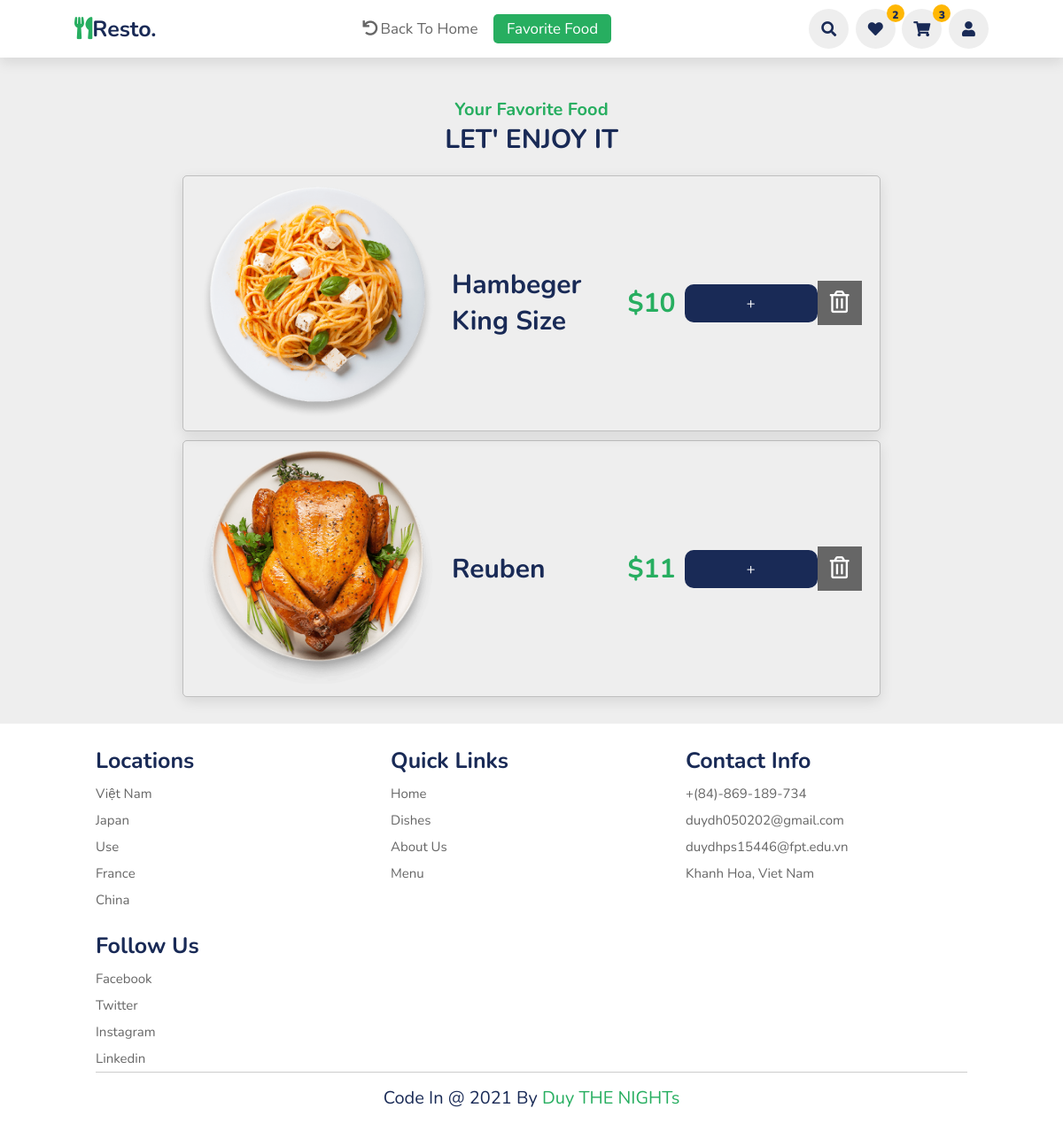
Screenshot of /site/favorite/index.php (signed in) with the database file from the repository.
### tables this page shows
CREATE TABLE `favorite` (
  `favorite_id` int(11) NOT NULL,
  `cus_id` int(11) NOT NULL,
  `food_id` int(11) NOT NULL
);

CREATE TABLE `food` (
  `food_id` int(11) NOT NULL,
  `food_name` varchar(255) NOT NULL,
  `cat_id` int(11) NOT NULL,
  `food_des` varchar(255) NOT NULL,
  `food_price` float NOT NULL,
  `food_image_url` varchar(255) NOT NULL,
  `food_views` int(10) DEFAULT 0
);

### site/index.php (called while the page is built, shortened)
<?php
    include $VIEW_NAME;
?>

### site/favorite/index.php (called while the page is built, shortened)
<?php
    require "../../global.php";
    require "../../dao/pdo.php";
    require "../index.php";
?>

### global.php (called while the page is built, shortened)
<?php
    $ROOT_URL =  "/resto";
    $CONTENT_URL = "$ROOT_URL/content";
?>

### dao/pdo.php (called while the page is built, shortened)
<?php
    function pdo_get_connection(){
        $host = 'localhost';
        $username = 'root';
        $password = '';
        $charset = 'utf8';
        $dbname = 'resto';
        try{
            $dsn = "mysql:host=$host;dbname=$dbname;charset=$charset";
            $conn = new PDO($dsn,$username,$password);
            $conn->setAttribute(PDO::ATTR_ERRMODE, PDO::ERRMODE_EXCEPTION);
            return $conn;
        }
        catch(PDOException $e){
            echo "Connection Failed: ".$e->getMessage();
        }
    }
    function pdo_get_all_rows($sql) {
        $sql_args = array_slice(func_get_args(),1);
        try{
            $conn = pdo_get_connection();
            $stmt = $conn->prepare($sql);
            $stmt->execute($sql_args);
            return $stmt->fetchAll(PDO::FETCH_ASSOC);
        }
        catch(PDOException $e){
            throw $e;
        }
        finally{
            unset($conn);
        }
    }
    function pdo_get_one_row($sql) {
        $sql_args = array_slice(func_get_args(),1);
        try{
            $conn = pdo_get_connection();
            $stmt = $conn->prepare($sql);
            $stmt->execute($sql_args);
            return $stmt->fetch(PDO::FETCH_ASSOC);
        }
        catch(PDOException $e){
            throw $e;
        }
        finally{
            unset($conn);
        }
    }
?>

### dao/pdo_favorite.php (called while the page is built, shortened)
<?php
function favorite_get_all_by_cus_id($cus_id){
    $sql = "select * from favorite where cus_id = ?";
    return pdo_get_all_rows($sql, $cus_id);
}

### dao/pdo_food.php (called while the page is built, shortened)
<?php
function food_get_one($food_id)
{
    $sql = 'select * from food where food_id = ?';
    return pdo_get_one_row($sql, $food_id);
}

### site/favorite/favorite.php (the view, shortened to what this page needs)
<!DOCTYPE html>
<html lang="en">
<head>
    <link rel="stylesheet" href="https://cdnjs.cloudflare.com/ajax/libs/font-awesome/5.15.4/css/all.min.css">
    <link rel="stylesheet" href="<?php echo $CONTENT_URL ?>/css/variable.css">
    <link rel="stylesheet" href="<?php echo $CONTENT_URL ?>/css/basic.css">
    <link rel="stylesheet" href="<?php echo $CONTENT_URL ?>/css/header2.css">
    <link rel="stylesheet" href="<?php echo $CONTENT_URL ?>/css/detail.css">
    <link rel="stylesheet" href="<?php echo $CONTENT_URL ?>/css/footer.css">
</head>
<body>
    <header>
        <a href="../home" class="logo"><i class="fas fa-utensils"></i>resto.</a>
        <nav class="navbar">
            <a href="../home"><i class="fas fa-undo"></i>Back to home</a>
            <a href="#" class="active">Favorite food</a>
        </nav>
        <?php require "../icons.php" ?>
    </header>
    <section class="maybelike section--padding-top">
        <h3 class="sub-heading">your favorite food</h3>
        <h1 class="heading">let' enjoy it</h1>
        <div class="box-container">
            <?php
            $all_favorite = favorite_get_all_by_cus_id($_SESSION['login_id']);
            foreach ($all_favorite as $favorite) {
                extract($favorite);
                $food = food_get_one($food_id);
                extract($food);
                echo "
        <div class='box'>
            <div class='image'>
                <img src='$ROOT_URL$food_image_url'>
            </div>
            <div class='info'>
                <a href='../detail?food_id=$food_id'>
                $food_name</a>
                <div class='price'>
                    <div class='new-price'>$$food_price</div>
                </div>
                <div class='ajax-addToCart ' food_id='$food_id' add_quantity='1'>+</div>
                <div class='tool-btn tool-btn--trash tool-btn--primary ajax-delete-food-in-favorite' favorite_id='$favorite_id'><i class='far fa-trash-alt'></i></div>
            </div>
    </div>
        ";
            }
            ?>
        </div>
    </section>
    <section class="footer" id="footer">
        <div class="box-container">
            <div class="box">
                <h3>locations</h3>
                <a href="#">việt nam</a>
                <a href="#">japan</a>
                <a href="#">use</a>
                <a href="#">france</a>
                <a href="#">china</a>
            </div>
            <div class="box">
                <h3>quick links</h3>
                <a href="#home">home</a>
                <a href="#dishes">dishes</a>
                <a href="#about">about us</a>
                <a href="#menu">menu</a>
            </div>
            <div class="box">
                <h3>contact info</h3>
                <a href="#">+(84)-869-189-734</a>
                <a href="#" class='email--nomal'>duydh050202@gmail.com</a>
                <a href="#" class='email--nomal'>duydhps15446@fpt.edu.vn</a>
                <a href="#">khanh hoa, viet nam</a>
            </div>
            <div class="box">
                <h3>follow us</h3>
                <a href="#">facebook</a>
                <a href="#">twitter</a>
                <a href="#">instagram</a>
                <a href="#">linkedin</a>
            </div>
        </div>
        <div class="credit">
            code in @ 2021 by <span>Duy THE NIGHTs</span>
        </div>
    </section>
</body>
</html>

### content/css/variable.css (style rules this page uses)
:root { --green: #27ae60; --black: #192a56; --orange: #ffb703; --light-color: #666; --box-shadow: 0 .5rem 1.5rem rgba(0,0,0,.1); }

### content/css/basic.css (style rules this page uses)
* { font-family: 'Nunito', sans-serif; margin: 0; padding: 0; box-sizing: border-box; text-decoration: none; outline: none; border:none; text-transform: capitalize; transition: all .2s linear; }
html { font-size: 62.5%; overflow-x: hidden; scroll-padding-top:5.5rem; scroll-behavior: smooth; }
section { padding: 2rem 9%; }
section:nth-child(even) { background-color: #eee; }
.email--nomal { text-transform: none; }
.sub-heading { text-align: center; color: var(--green); font-size: 2rem; padding-top: 1rem; }
.heading { text-align: center; color: var(--black); font-size: 3rem; padding-bottom: 2rem; text-transform: uppercase; }
.tool-btn { display: inline-block; width:5rem; height: 5rem; line-height: 5rem; text-align: center; background-color: var(--orange); font-size: 2.5rem; color: #fff; font-weight: bold; cursor: pointer; user-select: none; }
.section--padding-top { padding-top: 10rem; }
.tool-btn--primary { background-color: var(--green); }
.tool-btn--trash { background-color: var(--light-color); }
.tool-btn--trash i { pointer-events: none; }

### content/css/header2.css (style rules this page uses)
header { position: fixed; top:0; left: 0; right: 0; background: #fff; padding: 1rem 7%; display: flex; align-items:center; justify-content: space-between; z-index: 100; box-shadow: var(--box-shadow); }
header .logo { color: var(--black); font-size: 2.5rem; font-weight: bolder; }
header .logo i { color: var(--green); }
header .navbar a { font-size: 1.7rem; border-radius: .5rem; padding: .5rem 1.5rem; color: var(--light-color); }
header .navbar a.active, header .navbar a:hover { color: #fff; background-color: var(--green); }
header .navbar a i { margin-right: .3rem; }

### content/css/detail.css (style rules this page uses)
.maybelike .box-container { padding: 0 10%; }
.maybelike .box-container .box { display: flex; gap: 2rem; align-items: center; border: .1rem solid rgba(0, 0, 0, .2); border-radius: .5rem; margin-bottom: 1rem; box-shadow: var(--box-shadow); padding: 1rem 2rem; flex-wrap: wrap; }
.maybelike .box-container .box .image { flex: 1 1 10rem; }
.maybelike .box-container .box .image img { width: 100%; object-fit: cover; }
.maybelike .box-container .box .info { flex: 1 1 30rem; display: flex; align-items: center; display: flex; flex-wrap: wrap; }
.maybelike .box-container .box .info a { flex: 1 1 10rem; font-size: 3rem; margin-right: 2rem; color: var(--black); font-weight: bold; }
.maybelike .box-container .box .info .price { height: 5rem; display: flex; flex-direction: column; justify-content: space-between; text-align: center; margin-right: 1rem; }

### content/css/footer.css (style rules this page uses)
.footer .box-container { display: grid; grid-template-columns: repeat(auto-fit, minmax(25rem, 1fr)); gap: 1.5rem; }
.footer .box-container .box h3 { padding: .5rem 0; font-size: 2.5rem; color: var(--black); }
.footer .box-container .box a { display: block; padding: .5rem 0; font-size: 1.5rem; color: var(--light-color); }
.footer .credit { text-align: center; border-top: .1rem solid rgba(0,0,0,.2); font-size: 2rem; color:var(--black); padding: .5rem; padding-top: 1.5rem; margin-bottom: 1.5rem; }
.footer .credit span { color: var(--green); cursor: pointer; user-select: none; }

### site/favorite/favorite.php (style rules this page uses)
.new-price { font-size: 3rem; color: var(--green); font-weight: bold; margin-top: .5rem; }
.fa-trash-alt { pointer-events: none !important; }

### site/icons.php (style rules this page uses)
.ajax-addToCart { display: inline-block; padding: 1rem; background-color: var(--black); min-width: 15rem; border-radius: 1rem; cursor: pointer; color:#fff; font-size: 1.7rem; transition: all .3s ease; text-align: center; }

### rows the page displays
favorite: food.food_image_url (picture), food.food_name "Hambeger King Size", food.food_price "10"
favorite: food.food_image_url (picture), food.food_name "Reuben", food.food_price "11"

### other values shown
$favorite_quantity "2"
$food_quantity "3"
